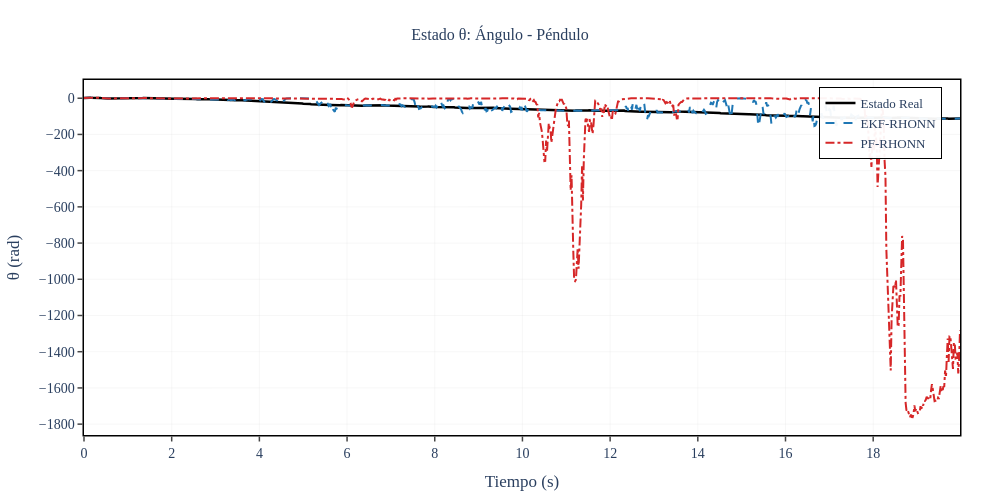
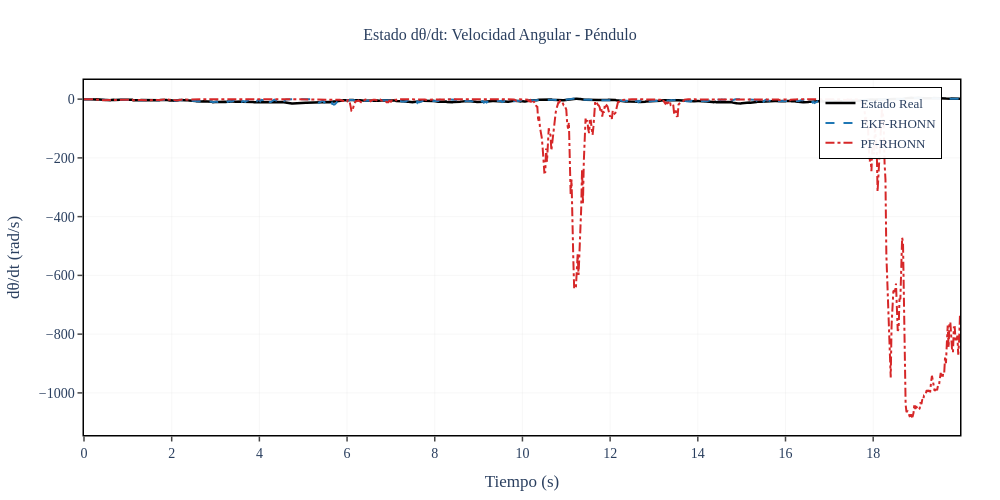
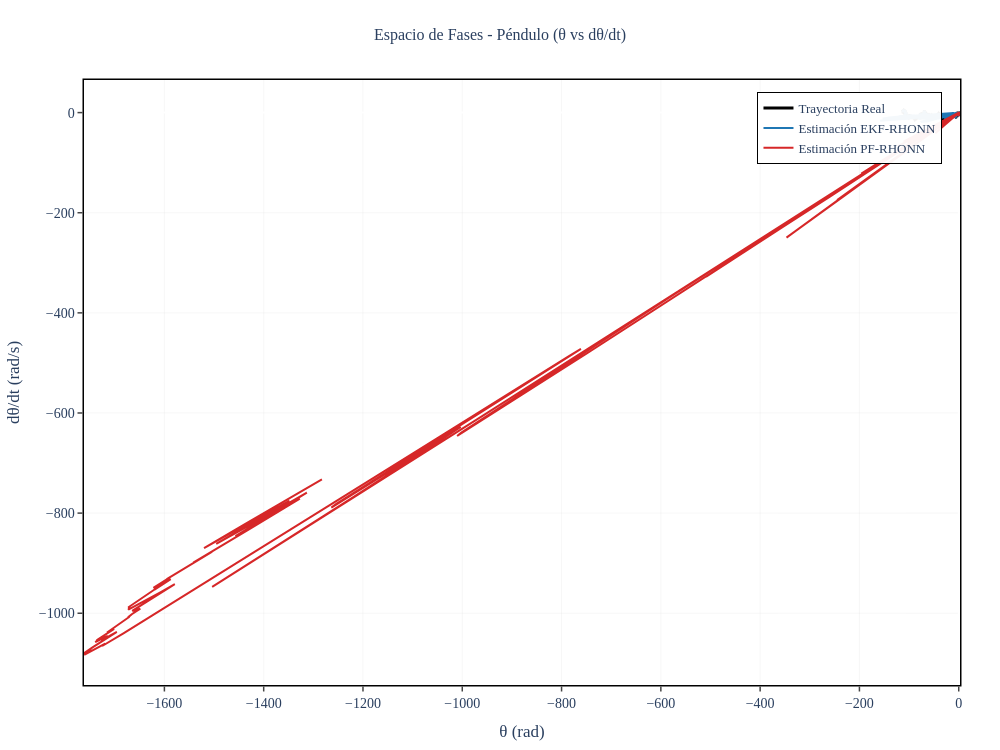
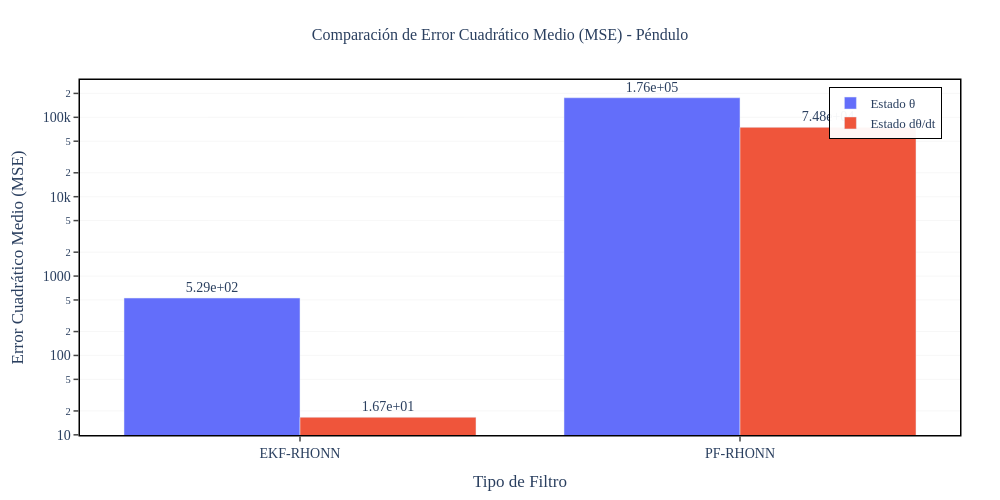

Here is the notebook cell these charts were saved with, in order:
### Code cell
# Gráficas individuales por estado
states_info = [
    {'idx': 0, 'var': 'θ', 'desc': 'Ángulo', 'y_label': 'θ (rad)'},
    {'idx': 1, 'var': 'dθ/dt', 'desc': 'Velocidad Angular', 'y_label': 'dθ/dt (rad/s)'}
]

for state_info in states_info:
    i = state_info['idx']
    
    fig = go.Figure()
    
    # Estado real (línea negra gruesa)
    fig.add_trace(go.Scatter(
        x=t_history, y=x_true[:, i],
        mode='lines',
        name='Estado Real',
        line=dict(color='#000000', width=thesis_config['line_width_true']),
        showlegend=True
    ))
    
    # Estimación EKF
    fig.add_trace(go.Scatter(
        x=t_history, y=x_hat_ekf[:, i],
        mode='lines',
        name='EKF-RHONN',
        line=dict(color='#1f77b4', width=thesis_config['line_width_est'], dash='dash'),
        showlegend=True
    ))
    
    # Estimación PF
    fig.add_trace(go.Scatter(
        x=t_history, y=x_hat_pf[:, i],
        mode='lines',
        name='PF-RHONN',
        line=dict(color='#d62728', width=thesis_config['line_width_est'], dash='dashdot'),
        showlegend=True
    ))
    
    fig.update_layout(
        title={
            'text': f'Estado {state_info["var"]}: {state_info["desc"]} - Péndulo',
            'x': 0.5,
            'xanchor': 'center',
            'font': {'size': thesis_config['title_font_size'], 'family': thesis_config['font_family']}
        },
        xaxis_title='Tiempo (s)',
        yaxis_title=state_info['y_label'],
        xaxis=dict(
            showgrid=True,
            gridcolor=thesis_config['grid_color'],
            gridwidth=thesis_config['grid_width'],
            showline=True,
            linewidth=1.5,
            linecolor='black',
            mirror=True,
            ticks='outside',
            tickwidth=1.5,
            ticklen=5
        ),
        yaxis=dict(
            showgrid=True,
            gridcolor=thesis_config['grid_color'],
            gridwidth=thesis_config['grid_width'],
            showline=True,
            linewidth=1.5,
            linecolor='black',
            mirror=True,
            ticks='outside',
            tickwidth=1.5,
            ticklen=5
        ),
        legend=dict(
            x=0.98,
            y=0.98,
            xanchor='right',
            yanchor='top',
            bgcolor='rgba(255, 255, 255, 0.95)',
            bordercolor='black',
            borderwidth=1,
            font=dict(size=thesis_config['legend_font_size'], family=thesis_config['font_family'])
        ),
        font=dict(size=thesis_config['font_size'], family=thesis_config['font_family']),
        plot_bgcolor='white',
        paper_bgcolor='white',
        width=thesis_config['plot_width'],
        height=thesis_config['plot_height'],
        margin=dict(l=80, r=40, t=80, b=60)
    )
    
    fig.show()

# Espacio de fase 2D (Péndulo)
fig_phase = go.Figure()

fig_phase.add_trace(go.Scatter(
    x=x_true[:, 0], y=x_true[:, 1],
    mode='lines',
    name='Trayectoria Real',
    line=dict(color='#000000', width=3)
))

fig_phase.add_trace(go.Scatter(
    x=x_hat_ekf[:, 0], y=x_hat_ekf[:, 1],
    mode='lines',
    name='Estimación EKF-RHONN',
    line=dict(color='#1f77b4', width=2)
))

fig_phase.add_trace(go.Scatter(
    x=x_hat_pf[:, 0], y=x_hat_pf[:, 1],
    mode='lines',
    name='Estimación PF-RHONN',
    line=dict(color='#d62728', width=2)
))

fig_phase.update_layout(
    title={
        'text': 'Espacio de Fases - Péndulo (θ vs dθ/dt)',
        'x': 0.5,
        'xanchor': 'center',
        'font': {'size': thesis_config['title_font_size'], 'family': thesis_config['font_family']}
    },
    xaxis_title='θ (rad)',
    yaxis_title='dθ/dt (rad/s)',
    xaxis=dict(
        showgrid=True,
        gridcolor=thesis_config['grid_color'],
        gridwidth=thesis_config['grid_width'],
        showline=True,
        linewidth=1.5,
        linecolor='black',
        mirror=True,
        ticks='outside',
        tickwidth=1.5,
        ticklen=5
    ),
    yaxis=dict(
        showgrid=True,
        gridcolor=thesis_config['grid_color'],
        gridwidth=thesis_config['grid_width'],
        showline=True,
        linewidth=1.5,
        linecolor='black',
        mirror=True,
        ticks='outside',
        tickwidth=1.5,
        ticklen=5
    ),
    legend=dict(
        x=0.98,
        y=0.98,
        xanchor='right',
        yanchor='top',
        bgcolor='rgba(255, 255, 255, 0.95)',
        bordercolor='black',
        borderwidth=1,
        font=dict(size=thesis_config['legend_font_size'], family=thesis_config['font_family'])
    ),
    font=dict(size=thesis_config['font_size'], family=thesis_config['font_family']),
    plot_bgcolor='white',
    paper_bgcolor='white',
    width=thesis_config['plot_width'],
    height=thesis_config['plot_width'] * 0.75,
    margin=dict(l=80, r=40, t=80, b=60)
)

fig_phase.show()

# Gráfica de barras comparando MSE
fig_mse = go.Figure()

filters = ['EKF-RHONN', 'PF-RHONN']

fig_mse.add_trace(go.Bar(
    name='Estado θ',
    x=filters,
    y=[mse_theta_ekf, mse_theta_pf],
    marker_color='#636EFA',
    text=[f'{mse_theta_ekf:.2e}', f'{mse_theta_pf:.2e}'],
    textposition='outside'
))

fig_mse.add_trace(go.Bar(
    name='Estado dθ/dt',
    x=filters,
    y=[mse_thetadot_ekf, mse_thetadot_pf],
    marker_color='#EF553B',
    text=[f'{mse_thetadot_ekf:.2e}', f'{mse_thetadot_pf:.2e}'],
    textposition='outside'
))

fig_mse.update_layout(
    title={
        'text': 'Comparación de Error Cuadrático Medio (MSE) - Péndulo',
        'x': 0.5,
        'xanchor': 'center',
        'font': {'size': thesis_config['title_font_size'], 'family': thesis_config['font_family']}
    },
    xaxis_title='Tipo de Filtro',
    yaxis_title='Error Cuadrático Medio (MSE)',
    yaxis=dict(
        type='log',
        showgrid=True,
        gridcolor=thesis_config['grid_color'],
        gridwidth=thesis_config['grid_width'],
        showline=True,
        linewidth=1.5,
        linecolor='black',
        mirror=True,
        ticks='outside',
        tickwidth=1.5,
        ticklen=5
    ),
    xaxis=dict(
        showline=True,
        linewidth=1.5,
        linecolor='black',
        mirror=True,
        ticks='outside',
        tickwidth=1.5,
        ticklen=5
    ),
    legend=dict(
        x=0.98,
        y=0.98,
        xanchor='right',
        yanchor='top',
        bgcolor='rgba(255, 255, 255, 0.95)',
        bordercolor='black',
        borderwidth=1,
        font=dict(size=thesis_config['legend_font_size'], family=thesis_config['font_family'])
    ),
    barmode='group',
    font=dict(size=thesis_config['font_size'], family=thesis_config['font_family']),
    plot_bgcolor='white',
    paper_bgcolor='white',
    width=thesis_config['plot_width'],
    height=thesis_config['plot_height'],
    margin=dict(l=80, r=40, t=80, b=60)
)

fig_mse.show()

### Figure 1 — Plotly figure (JSON) as saved in the notebook; plotly's stock layout.template omitted (floating-point values rounded to 4 significant figures; data arrays with more than 128 entries replaced by an {"elided": "..."} marker saying what was removed)
{"data": [{"line": {"color": "#000000", "width": 2.5}, "mode": "lines", "name": "Estado Real", "showlegend": true, "type": "scatter", "x": {"elided": "1000 float values"}, "y": {"elided": "1000 float values"}}, {"line": {"color": "#1f77b4", "dash": "dash", "width": 2}, "mode": "lines", "name": "EKF-RHONN", "showlegend": true, "type": "scatter", "x": {"elided": "1000 float values"}, "y": {"elided": "1000 float values"}}, {"line": {"color": "#d62728", "dash": "dashdot", "width": 2}, "mode": "lines", "name": "PF-RHONN", "showlegend": true, "type": "scatter", "x": {"elided": "1000 float values"}, "y": {"elided": "1000 float values"}}], "layout": {"font": {"family": "Computer Modern, serif", "size": 14}, "height": 500, "legend": {"bgcolor": "rgba(255, 255, 255, 0.95)", "bordercolor": "black", "borderwidth": 1, "font": {"family": "Computer Modern, serif", "size": 13}, "x": 0.98, "xanchor": "right", "y": 0.98, "yanchor": "top"}, "margin": {"b": 60, "l": 80, "r": 40, "t": 80}, "paper_bgcolor": "white", "plot_bgcolor": "white", "title": {"font": {"family": "Computer Modern, serif", "size": 16}, "text": "Estado θ: Ángulo - Péndulo", "x": 0.5, "xanchor": "center"}, "width": 1000, "xaxis": {"gridcolor": "rgba(200, 200, 200, 0.3)", "gridwidth": 0.5, "linecolor": "black", "linewidth": 1.5, "mirror": true, "showgrid": true, "showline": true, "ticklen": 5, "ticks": "outside", "tickwidth": 1.5, "title": {"text": "Tiempo (s)"}}, "yaxis": {"gridcolor": "rgba(200, 200, 200, 0.3)", "gridwidth": 0.5, "linecolor": "black", "linewidth": 1.5, "mirror": true, "showgrid": true, "showline": true, "ticklen": 5, "ticks": "outside", "tickwidth": 1.5, "title": {"text": "θ (rad)"}}}}

### Figure 2 — Plotly figure (JSON) as saved in the notebook; plotly's stock layout.template omitted (floating-point values rounded to 4 significant figures; data arrays with more than 128 entries replaced by an {"elided": "..."} marker saying what was removed)
{"data": [{"line": {"color": "#000000", "width": 2.5}, "mode": "lines", "name": "Estado Real", "showlegend": true, "type": "scatter", "x": {"elided": "1000 float values"}, "y": {"elided": "1000 float values"}}, {"line": {"color": "#1f77b4", "dash": "dash", "width": 2}, "mode": "lines", "name": "EKF-RHONN", "showlegend": true, "type": "scatter", "x": {"elided": "1000 float values"}, "y": {"elided": "1000 float values"}}, {"line": {"color": "#d62728", "dash": "dashdot", "width": 2}, "mode": "lines", "name": "PF-RHONN", "showlegend": true, "type": "scatter", "x": {"elided": "1000 float values"}, "y": {"elided": "1000 float values"}}], "layout": {"font": {"family": "Computer Modern, serif", "size": 14}, "height": 500, "legend": {"bgcolor": "rgba(255, 255, 255, 0.95)", "bordercolor": "black", "borderwidth": 1, "font": {"family": "Computer Modern, serif", "size": 13}, "x": 0.98, "xanchor": "right", "y": 0.98, "yanchor": "top"}, "margin": {"b": 60, "l": 80, "r": 40, "t": 80}, "paper_bgcolor": "white", "plot_bgcolor": "white", "title": {"font": {"family": "Computer Modern, serif", "size": 16}, "text": "Estado dθ/dt: Velocidad Angular - Péndulo", "x": 0.5, "xanchor": "center"}, "width": 1000, "xaxis": {"gridcolor": "rgba(200, 200, 200, 0.3)", "gridwidth": 0.5, "linecolor": "black", "linewidth": 1.5, "mirror": true, "showgrid": true, "showline": true, "ticklen": 5, "ticks": "outside", "tickwidth": 1.5, "title": {"text": "Tiempo (s)"}}, "yaxis": {"gridcolor": "rgba(200, 200, 200, 0.3)", "gridwidth": 0.5, "linecolor": "black", "linewidth": 1.5, "mirror": true, "showgrid": true, "showline": true, "ticklen": 5, "ticks": "outside", "tickwidth": 1.5, "title": {"text": "dθ/dt (rad/s)"}}}}

### Figure 3 — Plotly figure (JSON) as saved in the notebook; plotly's stock layout.template omitted (floating-point values rounded to 4 significant figures; data arrays with more than 128 entries replaced by an {"elided": "..."} marker saying what was removed)
{"data": [{"line": {"color": "#000000", "width": 3}, "mode": "lines", "name": "Trayectoria Real", "type": "scatter", "x": {"elided": "1000 float values"}, "y": {"elided": "1000 float values"}}, {"line": {"color": "#1f77b4", "width": 2}, "mode": "lines", "name": "Estimación EKF-RHONN", "type": "scatter", "x": {"elided": "1000 float values"}, "y": {"elided": "1000 float values"}}, {"line": {"color": "#d62728", "width": 2}, "mode": "lines", "name": "Estimación PF-RHONN", "type": "scatter", "x": {"elided": "1000 float values"}, "y": {"elided": "1000 float values"}}], "layout": {"font": {"family": "Computer Modern, serif", "size": 14}, "height": 750, "legend": {"bgcolor": "rgba(255, 255, 255, 0.95)", "bordercolor": "black", "borderwidth": 1, "font": {"family": "Computer Modern, serif", "size": 13}, "x": 0.98, "xanchor": "right", "y": 0.98, "yanchor": "top"}, "margin": {"b": 60, "l": 80, "r": 40, "t": 80}, "paper_bgcolor": "white", "plot_bgcolor": "white", "title": {"font": {"family": "Computer Modern, serif", "size": 16}, "text": "Espacio de Fases - Péndulo (θ vs dθ/dt)", "x": 0.5, "xanchor": "center"}, "width": 1000, "xaxis": {"gridcolor": "rgba(200, 200, 200, 0.3)", "gridwidth": 0.5, "linecolor": "black", "linewidth": 1.5, "mirror": true, "showgrid": true, "showline": true, "ticklen": 5, "ticks": "outside", "tickwidth": 1.5, "title": {"text": "θ (rad)"}}, "yaxis": {"gridcolor": "rgba(200, 200, 200, 0.3)", "gridwidth": 0.5, "linecolor": "black", "linewidth": 1.5, "mirror": true, "showgrid": true, "showline": true, "ticklen": 5, "ticks": "outside", "tickwidth": 1.5, "title": {"text": "dθ/dt (rad/s)"}}}}

### Figure 4 — Plotly figure (JSON) as saved in the notebook; plotly's stock layout.template omitted (floating-point values rounded to 4 significant figures)
{"data": [{"marker": {"color": "#636EFA"}, "name": "Estado θ", "text": ["5.29e+02", "1.76e+05"], "textposition": "outside", "type": "bar", "x": ["EKF-RHONN", "PF-RHONN"], "y": [528.7, 176400.0]}, {"marker": {"color": "#EF553B"}, "name": "Estado dθ/dt", "text": ["1.67e+01", "7.48e+04"], "textposition": "outside", "type": "bar", "x": ["EKF-RHONN", "PF-RHONN"], "y": [16.65, 74760.0]}], "layout": {"barmode": "group", "font": {"family": "Computer Modern, serif", "size": 14}, "height": 500, "legend": {"bgcolor": "rgba(255, 255, 255, 0.95)", "bordercolor": "black", "borderwidth": 1, "font": {"family": "Computer Modern, serif", "size": 13}, "x": 0.98, "xanchor": "right", "y": 0.98, "yanchor": "top"}, "margin": {"b": 60, "l": 80, "r": 40, "t": 80}, "paper_bgcolor": "white", "plot_bgcolor": "white", "title": {"font": {"family": "Computer Modern, serif", "size": 16}, "text": "Comparación de Error Cuadrático Medio (MSE) - Péndulo", "x": 0.5, "xanchor": "center"}, "width": 1000, "xaxis": {"linecolor": "black", "linewidth": 1.5, "mirror": true, "showline": true, "ticklen": 5, "ticks": "outside", "tickwidth": 1.5, "title": {"text": "Tipo de Filtro"}}, "yaxis": {"gridcolor": "rgba(200, 200, 200, 0.3)", "gridwidth": 0.5, "linecolor": "black", "linewidth": 1.5, "mirror": true, "showgrid": true, "showline": true, "ticklen": 5, "ticks": "outside", "tickwidth": 1.5, "title": {"text": "Error Cuadrático Medio (MSE)"}, "type": "log"}}}
